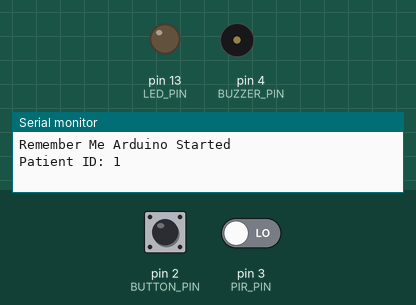
A sketch run on a simulated Arduino Uno, built with avr-gcc and run on an emulated ATmega328P. Parts: output pins drawn as LEDs (lit = HIGH), buzzer (waves = sounding), the last lines printed to the serial monitor. Inputs (shaded band) come from the test bench; at power-on: pin 2 (BUTTON_PIN) HIGH, pin 3 (PIR_PIN) LOW.

Above: at 2.2 s.
2.3 s: pin 2 (BUTTON_PIN) pulled LOW for 0.15 s
At 2.4 s:
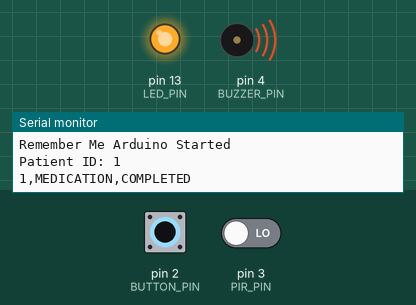
4.0 s: pin 3 (PIR_PIN) driven HIGH
7.0 s: pin 2 (BUTTON_PIN) pulled LOW for 3.2 s
At 9.6 s:
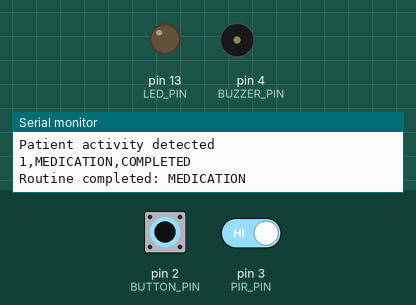
Timing chart, 0 to 11.1 s (numbered marks = the images above; inputs shaded):
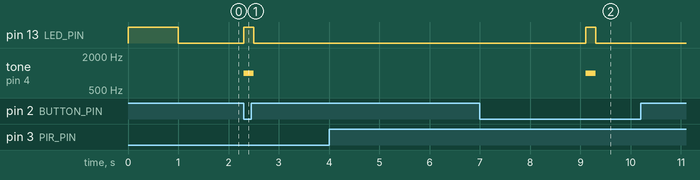

The sketch:

arduino_example.ino
```cpp
/*
 * Remember Me - Arduino Code Example
 * Elegoo Arduino Uno/Nano
 *
 * This code simulates patient routine monitoring
 * Sends data to Python backend via Serial
 */

// Pin definitions for sensors
const int BUTTON_PIN = 2;        // Medication reminder button
const int LED_PIN = 13;          // Status LED
const int PIR_PIN = 3;           // Motion sensor (PIR)
const int BUZZER_PIN = 4;        // Buzzer for alerts

// Patient and routine data
int patient_id = 1;              // Change this for different patients
String routine_types[] = {"MEDICATION", "EXERCISE", "MEAL", "SOCIAL", "COGNITIVE"};
int current_routine = 0;

// Timing variables
unsigned long last_reminder = 0;
unsigned long reminder_interval = 30000;  // 30 seconds between reminders
bool routine_completed = false;

void setup() {
  // Initialize serial communication
  Serial.begin(9600);

  // Initialize pins
  pinMode(BUTTON_PIN, INPUT_PULLUP);
  pinMode(LED_PIN, OUTPUT);
  pinMode(PIR_PIN, INPUT);
  pinMode(BUZZER_PIN, OUTPUT);

  // Startup sequence
  digitalWrite(LED_PIN, HIGH);
  delay(1000);
  digitalWrite(LED_PIN, LOW);

  Serial.println("Remember Me Arduino Started");
  Serial.println("Patient ID: " + String(patient_id));
}

void loop() {
  // Check for button press (routine completion)
  if (digitalRead(BUTTON_PIN) == LOW && !routine_completed) {
    complete_routine();
    delay(500); // Debounce
  }

  // Check for motion (patient activity)
  if (digitalRead(PIR_PIN) == HIGH) {
    send_activity_detected();
    delay(1000); // Prevent spam
  }

  // Send periodic reminders
  if (millis() - last_reminder > reminder_interval) {
    send_reminder();
    last_reminder = millis();
  }

  // Cycle through routine types
  if (millis() % 60000 < 100) { // Every minute
    current_routine = (current_routine + 1) % 5;
  }

  delay(100);
}

void complete_routine() {
  routine_completed = true;
  String routine_type = routine_types[current_routine];

  // Send completion data to backend
  send_data(patient_id, routine_type, "COMPLETED");

  // Visual/audio feedback
  digitalWrite(LED_PIN, HIGH);
  tone(BUZZER_PIN, 1000, 200);
  delay(200);
  digitalWrite(LED_PIN, LOW);

  Serial.println("Routine completed: " + routine_type);

  // Reset after 5 seconds
  delay(5000);
  routine_completed = false;
}

void send_reminder() {
  String routine_type = routine_types[current_routine];
  send_data(patient_id, routine_type, "REMINDER");

  // Blink LED for reminder
  for (int i = 0; i < 3; i++) {
    digitalWrite(LED_PIN, HIGH);
    delay(200);
    digitalWrite(LED_PIN, LOW);
    delay(200);
  }

  Serial.println("Reminder sent: " + routine_type);
}

void send_activity_detected() {
  send_data(patient_id, "ACTIVITY", "DETECTED");
  Serial.println("Patient activity detected");
}

void send_data(int patient, String routine, String status) {
  // Send data in format: PATIENT_ID,ROUTINE_TYPE,STATUS
  Serial.println(String(patient) + "," + routine + "," + status);
}

void send_missed_routine() {
  String routine_type = routine_types[current_routine];
  send_data(patient_id, routine_type, "MISSED");

  // Alert for missed routine
  for (int i = 0; i < 5; i++) {
    digitalWrite(LED_PIN, HIGH);
    tone(BUZZER_PIN, 2000, 100);
    delay(100);
    digitalWrite(LED_PIN, LOW);
    delay(100);
  }

  Serial.println("Missed routine alert: " + routine_type);
}
```

Measured:
- after the input at 2.3 s, pin 13 (LED_PIN): LOW → HIGH at once, → LOW 0.20 s later; tone on pin 4 (BUZZER_PIN): silent → 1000 Hz at once, → silent 0.20 s later
- after the input at 4.0 s, every drawn part: stays the same
- after the input at 7.0 s, pin 13 (LED_PIN): LOW → HIGH after 2.1 s, → LOW 0.20 s later; tone on pin 4 (BUZZER_PIN): silent → 1000 Hz after 2.1 s, → silent 0.20 s later
